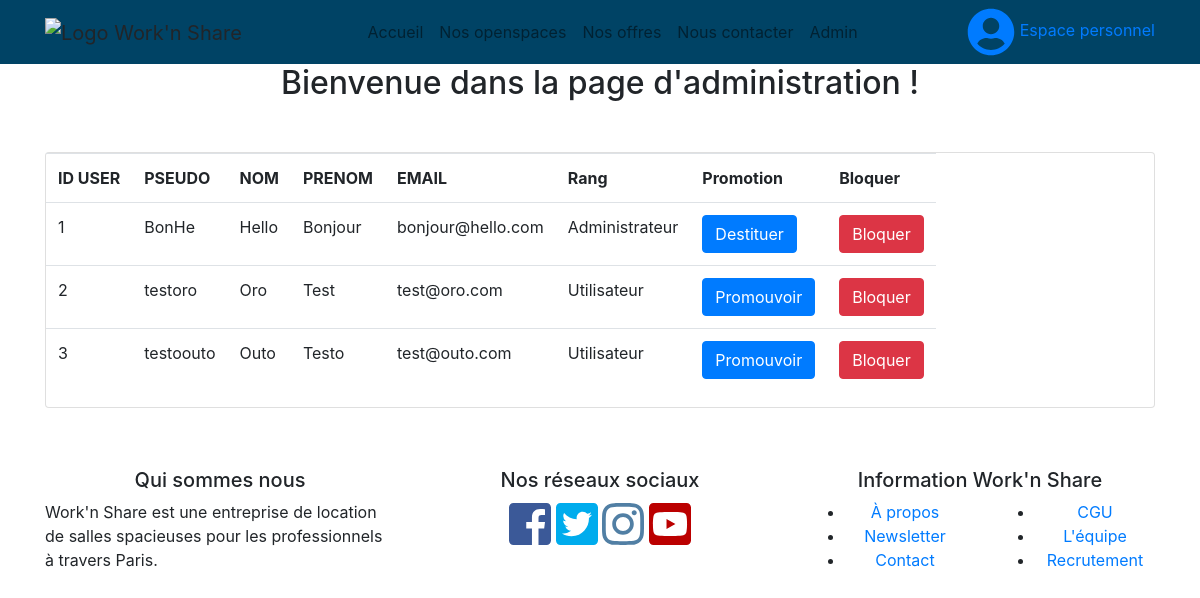
Page /admin_users.php on the earlier database version.
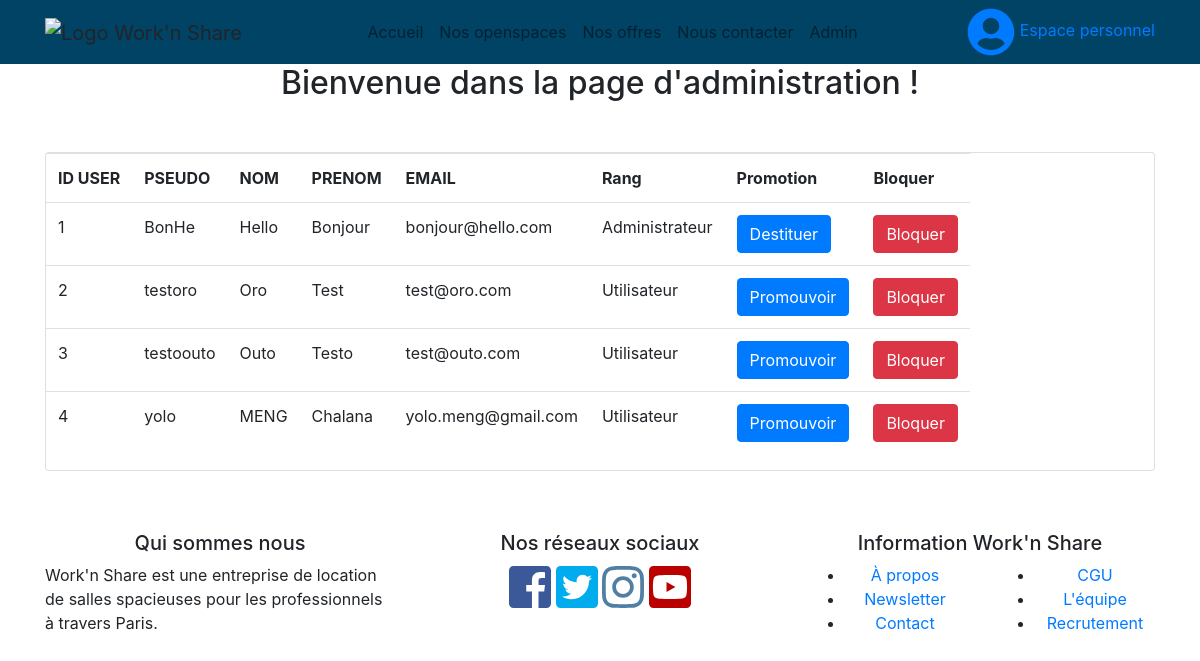
Same page on the later database version.
### tables this page shows
CREATE TABLE IF NOT EXISTS `customers` (
  `id_customer` int(11) NOT NULL AUTO_INCREMENT,
  `is_admin` tinyint(4) NOT NULL DEFAULT '0',
  `blocked` tinyint(4) NOT NULL DEFAULT '0',
  `name_customer` varchar(80) NOT NULL,
  `last_name_customer` varchar(80) NOT NULL,
  `phone_number_customer` char(10) NOT NULL,
  `email_customer` varchar(255) NOT NULL,
  `pseudo_customer` varchar(255) NOT NULL,
  `password_customer` varchar(255) NOT NULL,
  `code_customer` varchar(10) NOT NULL,
  `inside` tinyint(4) NOT NULL,
  `begin_subscription` datetime DEFAULT NULL,
  `end_subscription` datetime DEFAULT NULL,
  `id_subscription` int(11) DEFAULT NULL,
  PRIMARY KEY (`id_customer`)
);

### admin_users.php (the view)
<?php
    include "assets/include/header.php";
    $db = connectDb();
    $query = $db->prepare("SELECT id_customer, pseudo_customer, last_name_customer, name_customer, email_customer, is_admin, blocked FROM CUSTOMERS");
    $query->execute();
    $result = $query->fetchAll();
?>
    <section>
        <center><h2>Bienvenue dans la page d'administration !</h2></center>
        <div class="container main-content">
			<div class="row" style="margin-top:50px; margin-bottom:50px;">
				<div class="col-md-12">
                    <div class="card-deck">
                        <div class="card">
                            <table class="table table-responsive table-hover">
                				<tr>
                					<th>ID USER</th>
                					<th>PSEUDO</th>
                					<th>NOM</th>
                					<th>PRENOM</th>
                					<th>EMAIL</th>
                					<th>Rang</th>
                                    <th>Promotion</th>
                                    <th>Bloquer</th>
                				</tr>
                				<?php
                					foreach($result as $res){
                						echo '	<tr>
                									<td>'.$res[0].'</td>
                									<td>'.$res[1].'</td>
                									<td>'.$res[2].'</td>
                									<td>'.$res[3].'</td>
                									<td>'.$res[4].'</td>
                									<td>';
                                                        if($res[5] == 0)
                                                            echo "Utilisateur";
                                                        else if($res[5] == 1)
                                                            echo "Administrateur";
                                        echo '      <td>';
                                                        if($res[5] == 0)
                                                            echo '<a class="btn btn-primary" href="admin_users_actions.php?user='.$res[0].'&promote=up" role="button">Promouvoir</a>';
                                                        else if($res[5] == 1)
                                                            echo '<a class="btn btn-primary" href="admin_users_actions.php?user='.$res[0].'&promote=down" role="button">Destituer</a>';
                                        echo '      </td>
                                                    <td>';
                										if($res[6] == 0){
                											echo '<a class="btn btn-danger" href="admin_users_actions.php?user='.$res[0].'&block=true">Bloquer</a>';
                										}
                										else if($res[6] == 1){
                											echo '<a class="btn btn-danger" href="admin_users_actions.php?user='.$res[0].'&unblock=true">Débloquer</a>';
                										}
                						echo '		</td>
                                                </tr>';
                					}
                				?>
                			</table>
                        </div>
                    </div>
                </div>
            </div>
        </div>
    </section>
<?php include "assets/include/footer.php"; ?>

### assets/include/header.php (shortened to what this page needs)
<!DOCTYPE html>
<html lang="fr">
<head>
	<?php include 'stylesheet.php'; ?>
</head>
<body>
	<header>
		<nav class="navbar navbar-expand-lg navbar-light" style="background-color: #004365;">
		  <div class="container">
		    <a class="navbar-brand">
		      <img src="image/logo/brandLogo" alt="Logo Work'n Share" width="100" height="100">
		    </a>
		    <div class="collapse navbar-collapse" id="navbarSupportedContent">
		      <ul class="navbar-nav mx-auto">
		        <li class="nav-item">
		          <a class="nav-link" href="./">Accueil</a>
		        </li>
		        <li class="nav-item">
		          <a class="nav-link" href="./#openspaces">Nos openspaces</a>
		        </li>
		        <li class="nav-item">
		          <a class="nav-link" href="./#offers">Nos offres</a>
		        </li>
		        <li class="nav-item">
		          <a class="nav-link" href="./#contact">Nous contacter</a>
		        </li>
				<li class="nav-item">
		          <a class="nav-link" href="./admin.php">Admin</a>
		        </li>
		      </ul>
		      <form class="form-inline">
		          <a href="account.php" id="icon-my-account">
		            <i class="fas fa-user-circle fa-3x align-middle"></i> Espace personnel
		          </a>
		      </form>
		    </div>
		  </div>
		</nav>
	</header>

### assets/include/stylesheet.php (shortened to what this page needs)
<link rel="stylesheet" href="https://maxcdn.bootstrapcdn.com/bootstrap/4.0.0/css/bootstrap.min.css">
<link rel="stylesheet" href="css/css">

### assets/include/footer.php (shortened to what this page needs)
    <footer>
      <div class="container">
        <div class="row">
          <div class="col-md-4" style="margin-top:10px;">
            <h5 class="text-center">Qui sommes nous</h5>
            <p>Work'n Share est une entreprise de location de salles spacieuses pour les professionnels à travers Paris.</p>
          </div>
          <div class="col-md-4 text-center" style="margin-top:10px;">
            <h5>Nos réseaux sociaux</h5>
            <a href="#"><i class="fab fa-facebook-square fa-3x" style="color:#3b5998;"></i></a>
            <a href="#"><i class="fab fa-twitter-square fa-3x" style="color:#00aced;"></i></a>
            <a href="#"><i class="fab fa-instagram fa-3x" style="color:#517fa4;"></i></a>
            <a href="#"><i class="fab fa-youtube-square fa-3x" style="color:#bb0000;"></i></a>
          </div>
          <div class="col-md-4 text-center" style="margin-top:10px;">
            <h5>Information Work'n Share</h5>
            <div class="row">
              <div class="col-md-6">
                <ul>
                  <li><a href="#">À propos</a></li>
                  <li><a href="#">Newsletter</a></li>
                  <li><a href="#">Contact</a></li>
                </ul>
              </div>
              <div class="col-md-6">
                <ul>
                  <li><a href="#">CGU</a></li>
                  <li><a href="#">L'équipe</a></li>
                  <li><a href="#">Recrutement</a></li>
                </ul>
              </div>
            </div>
          </div>
        </div>
      </div>
    </footer>
</body>
</html>

Differences in the rows shown:
added customers: id_customer "4", pseudo_customer "yolo", last_name_customer "MENG", name_customer "Chalana", email_customer "yolo.meng@gmail.com", is_admin "Utilisateur"
